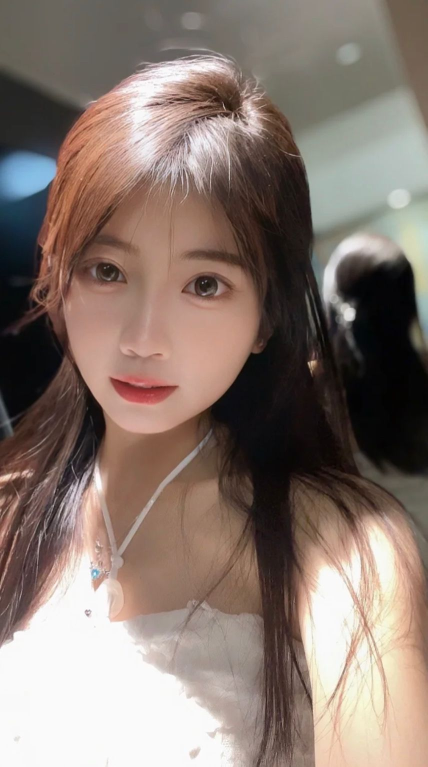
#> input picture midjourney-bot-api-java/src/test/java/com/chtw/midjourney/TEST.jpg, 855 x 1533 px (shown at 1/2 size)
$ python -i service.py   (imports and definitions only)
#> lines starting #> are read from the running program, lines starting #| are printed output that depends on the picture
### qq-channel/src/bot/mdb.py
import pymongo


class MongoUtils(object):
    HOST_CONF = {
        "local": ["127.0.0.1", 27017],
    }

    def __init__(self):
        pass

    __CLIENT__CACHE = {}

    def get_client(self, host_name):
        client = self.__CLIENT__CACHE.get(host_name)
        if client:
            return client

        [host, port] = self.HOST_CONF[host_name]
        client = pymongo.MongoClient(host=host, port=port, unicode_decode_error_handler='ignore')
        self.__CLIENT__CACHE.update({host_name: client})

        return client

    __TABLE_CACHE = {}

    # table 表名 "host_name/db/collection"
    def get_table(self, table: str):
        args = table.split("/")
        if len(args) < 2:
            raise Exception("获取表参数错误")
        if len(args) == 2:
            args = ["qq", *args]

        table = "/".join(args)
        if MongoUtils.__TABLE_CACHE.get(table):
            return MongoUtils.__TABLE_CACHE.get(table)

        host, db, tb = args
        client = self.get_client(host)
        instance = client[db][tb]
        MongoUtils.__TABLE_CACHE.update({
            table: instance
        })
        return instance


QQ_MESSAGE_TABLE = MongoUtils().get_table('local/qq/message')

### qq-channel/src/config/env.py
import argparse
import json
import os


def load_conf():
    """
    解析环境变量(CONFIG_FILE)或命令行参数(-c), 获取配置文件
    manage.py运行的脚本不能通过命令行参数传入配置文件, 规范统一从环境变量中获取配置文件
    需要优先解析环境变量, 因为脚本可能会用-c参数代表其他参数(如数据库表)
    """
    config_file = os.getenv("CONFIG_FILE")
    if not config_file:
        parser = argparse.ArgumentParser()
        parser.add_argument('-c', metavar='ConfigFile', type=str, help='config file',
                            default='../config/qq-channel.conf')
        args, _ = parser.parse_known_args()
        config_file = os.path.abspath(args.c)
    if not config_file:
        print('no config file provided')
        exit(1)
    with open(config_file, encoding='utf-8') as f:
        env = json.load(f)
    return env


env = load_conf()

APP_ID = env["app_id"]
APP_TOKEN = env["token"]

MIDJOURNEY_CONF = env["midjourney"]

### qq-channel/src/callback/service.py
import json
import os

import requests
from PIL import Image

from bot.mdb import QQ_MESSAGE_TABLE
from bot.sdk import QQChannelRobotSDK

# [1 line that did not run here, left out]


class CallbackService:

    @staticmethod
    def save_image_and_send(channel_id, qq_msg_id, data, log):
        discord = data.get("discord") or {}
        image_url = discord.get("url")
        response = requests.get(image_url)
        image_name = image_url.split("/")[-1]

        # 将图片保存到本地文件
        with open(image_name, 'wb') as f:
            f.write(response.content)
        mew_image_name = f"{qq_msg_id}.jpg"
        image = Image.open(image_name)
        new_image = image.convert("RGB")
        # 保存图片，压缩其质量
        new_image.save(mew_image_name, quality=70)
        author = log.get("qq_message").get("author").replace("'", '"').replace("True", "true").replace("False", "false")
        author_id = json.loads(author).get("id")
        content = f"<@!{author_id}> {qq_msg_id}::{discord.get('messageId')}"
        res = qq_sdk.send_image_message(channel_id, content, mew_image_name)
        print("save_image_and_send", res)
        os.remove(image_name)
        os.remove(mew_image_name)
        return 0, "success", res

    def msg_call(self, data):
        discord = data.get("discord") or {}
        q_type = data.get("type")
        content = data.get("content").replace("**", "", -1)
        qq_msg_id = content.split(" ")[0]
        log = QQ_MESSAGE_TABLE.find_one({"qq_id": qq_msg_id})
        if not log:
            return 1, f"qq_msg_id {qq_msg_id} not found", None
        if discord:
            QQ_MESSAGE_TABLE.update_one({"qq_id": qq_msg_id, "mj_id": discord.get("messageId")}, {"$set": {"mj_message": data.get("discord")}}, upsert=True)
        channel_id = log.get("qq_message").get("channel_id")
        if q_type == 'FIRST_TRIGGER':
            content = content.replace(qq_msg_id, "")
            qq_sdk.send_text_message(channel_id, content, message_reference={"message_id": qq_msg_id})
        if q_type == 'GENERATE_END':
            return self.save_image_and_send(channel_id, qq_msg_id, data, log)
        return 0, "success", None

>>> import cv2
>>> picture = cv2.imread('../../../midjourney-bot-api-java/src/test/java/com/chtw/midjourney/TEST.jpg', cv2.IMREAD_GRAYSCALE)
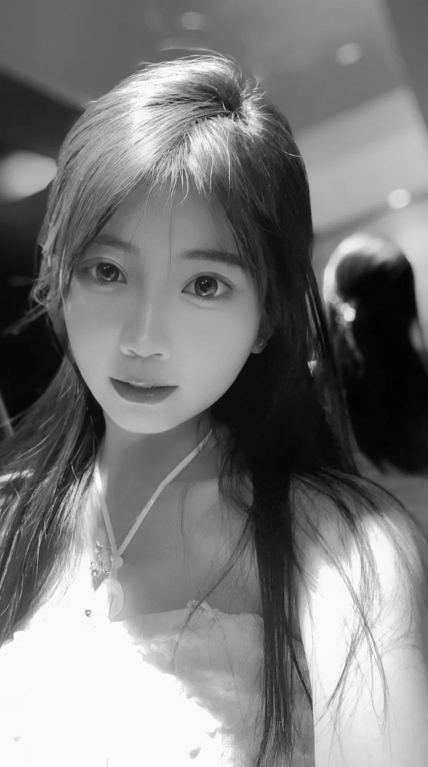
#> picture: shape (1533, 855) (shown at 1/2 size); min 1, max 255, mean 123.9
#> (the run stopped early here; a loop or call above may not have finished)
